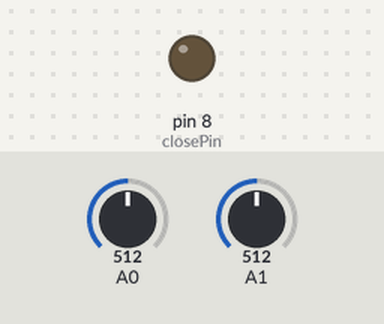
Bench run of a sketch on a simulated Arduino Uno, built with avr-gcc and run on an emulated ATmega328P. On the bench: output pins drawn as LEDs (lit = HIGH). The inputs (shaded band) are chosen by the test bench; at power-on: A0 = 512, A1 = 512.

Above: at 1.6 s.
1.7 s: A0 set to 64
3.2 s: A0 set to 54
At 3.5 s:
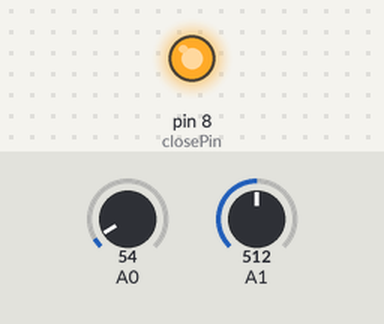
4.7 s: A0 set to 122
At 5.9 s:
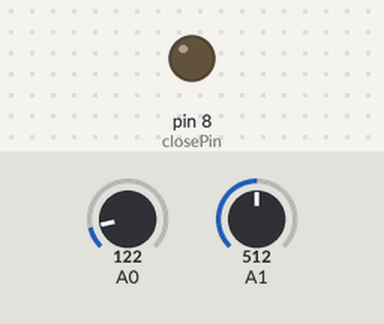
6.2 s: A0 set to 0
At 7.3 s:
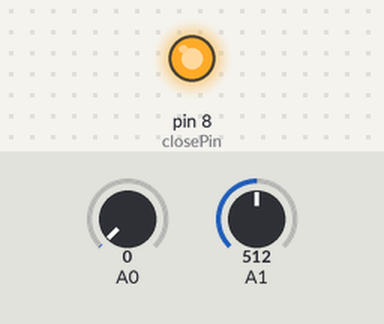
Timing chart, 0 to 8.7 s (numbered marks = the images above; inputs shaded):
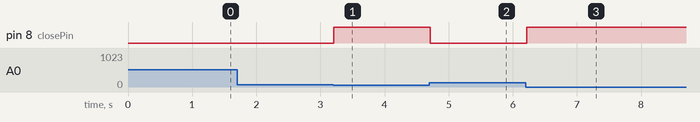

Measured:
- the behaviour switches between 61 and 60 on A0 (found by bisection; images 0 and 1)
- after the input at 1.7 s, every drawn part: stays the same
- after the input at 3.2 s, pin 8 (closePin): LOW → HIGH at once
- after the input at 4.7 s, pin 8 (closePin): HIGH → LOW at once
- after the input at 6.2 s, pin 8 (closePin): LOW → HIGH at once

The sketch:

CloseEnough.ino
```cpp
/*
 * "Close-enough Sketch"
 *
 * Arduino / EZ1 / Pot / LED
 *    closePin (8) -D-> LED
 *    Analog 0     <-A- EZ1
 *    Analog 1     <-A- Pot
 *
 * The EZ1 is wired in "free run" mode - that is, RX is not connected.
 *
 * User can adjust the "close-enough" value with the pot.  The idea is that:
 *     User places object at "close-enough" range from the EZ1.
 *
 *     User adjusts pot until light comes on / goes off - this sets the pot value.
 *
 *     Object comes and goes - the LED light / turn off.
 *
 *     After object has been close-enough long-enough, light turns off.
 *
 *     If object moves within the close-enough range after timer is off, the
 *     light turns on again.
 */

    int closePin = 8;

    int state = -1;
    unsigned long timeOn = 0;
    int lastRangeDistance = 0;

    #define OBJECT_CLOSE  0
    #define OBJECT_FAR    1
    #define TIMER_EXPIRED 2

    void setup()
    {
        pinMode(closePin, OUTPUT);

        // After power up, EZ1 takes 250ms to start
        delay(300);

        // First read takes 100ms more
        delay(100);
    }

    void loop()
    {
        // pot ranges from 0 - 1024 analog reading
        // for high impedence pots, the fine adjustment may be lost
        // we will set 0 = 12in and 1024 as 4 ft. (for now).
        // so, we have 12" to 48" to be mapped into 0-1024
        // alarmDistance / (48-12) = potValue / (1024-0) + 12

        float potValue = analogRead(1);
        float alarmDistance = potValue * 36.0 / 1024.0 + 12.0;

        // The EZ1 is wired to analog 0 which can be read at any time
        // The values must be converted - see the EZ1 datasheet AND
        // also know that EZ1 reports 9-bit precision, but Arduino
        // reads 10-bit precision.
        float rangeValue = analogRead(0);
        float rangeDistance = (254.0 / 1024.0) * 2.0 * rangeValue;

        // Sort out the event - event_close and event_far have precedent over timer_expired.

        int event = OBJECT_CLOSE;

        if (rangeDistance < alarmDistance)
        {
            event = OBJECT_CLOSE;
            if (state == -1) state = 2;
            else if (millis() - timeOn > 1000UL * 60UL * 5UL) event = TIMER_EXPIRED;
        }
        else
        {
            if (state == -1) state = 0;
            event = OBJECT_FAR;
        }

        // Run the state machine

        switch (state)
        {
            case 0 : // object is close, timer not expired
                switch (event)
                {
                    case OBJECT_CLOSE :
                        if (rangeDistance < lastRangeDistance-1 ||
                            rangeDistance > lastRangeDistance+1)
                            timeOn = millis();
                        state = 0;
                        break;
                    case TIMER_EXPIRED :
                        digitalWrite(closePin, LOW);
                        state = 1;
                        break;
                    case OBJECT_FAR :
                        digitalWrite(closePin, LOW);
                        state = 2;
                        break;
                }

                break;

            case 1 : // object is close, timer expired
                switch (event)
                {
                    case OBJECT_CLOSE :
                    case TIMER_EXPIRED :
                        if (rangeDistance < lastRangeDistance-1 ||
                            rangeDistance > lastRangeDistance+1)
                        {
                            digitalWrite(closePin, HIGH);
                            state = 0;
                            timeOn = millis();
                        }
                        else
                            state = 1;
                        break;
                    case OBJECT_FAR :
                        // LED should be turned off if we're in this state
                        // ensure that it is
                        digitalWrite(closePin, LOW);
                        state = 2;
                        break;
                }
                break;

            case 2 : // object not close
                switch (event)
                {
                    case OBJECT_CLOSE :
                        digitalWrite(closePin, HIGH);
                        timeOn = millis();
                        state = 0;
                        break;
                    case TIMER_EXPIRED :
                        state = 2;
                        break;
                    case OBJECT_FAR :
                        state = 2;
                        break;
                }
                break;
        }

        // Don't go too fast, but shouldn't matter.  The EZ1 takes
        // 50ms to read the distance, so, as long as we don't exceed
        // this limit (20Hz), we should be okay.

        lastRangeDistance = rangeDistance;

        delay(100);
    }
```
